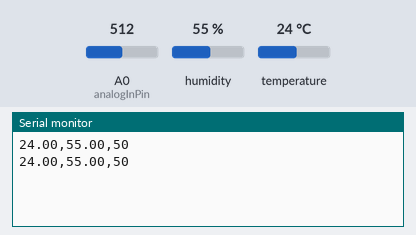
Recording of a sketch running on a simulated Arduino Uno, built with avr-gcc and run on an emulated ATmega328P. On the bench: the last lines printed to the serial monitor. The inputs (shaded band) are chosen by the test bench; at power-on: humidity 55 %, A0 (analogInPin) = 512, temperature 24 °C.

Above: at 3.8 s.
3.9 s: humidity set to 22 %
At 6.8 s:
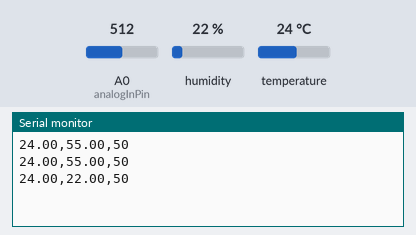
7.8 s: A0 (analogInPin) set to 716
At 10.0 s:
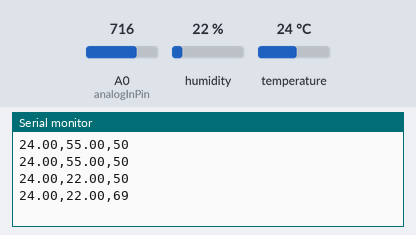
11.7 s: temperature set to 12 °C
At 13.2 s:
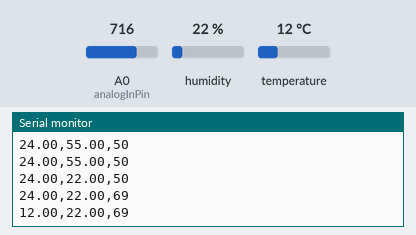
15.6 s: A0 (analogInPin) set to 900
At 19.2 s:
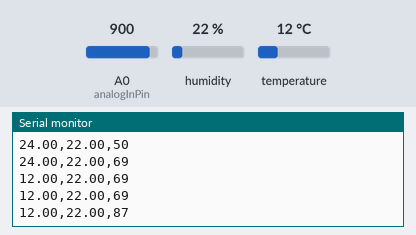
19.5 s: humidity set to 40 %
At 21.6 s:
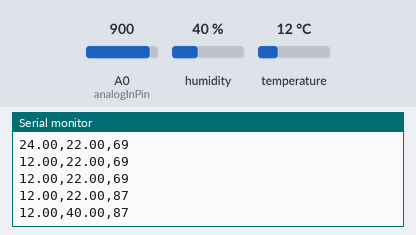
Timing chart, 0 to 23.1 s (numbered marks = the images above; inputs shaded):
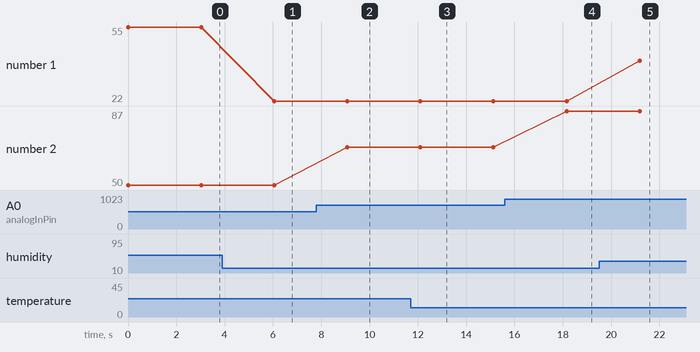

Measured:
- after the input at 3.9 s, the serial monitor: prints a new line after 2.2 s (image 1)
- after the input at 7.8 s, the serial monitor: prints a new line after 1.3 s (image 2)
- after the input at 11.7 s, the serial monitor: prints a new line after 0.40 s (image 3)
- after the input at 15.6 s, the serial monitor: prints a new line after 2.6 s (image 4)
- after the input at 19.5 s, the serial monitor: prints a new line after 1.7 s (image 5)
- plotted number 1: 55 → 22 after the input at 3.9 s, 22 → 40 after the input at 19.5 s
- plotted number 2: 50 → 69 after the input at 7.8 s, 69 → 87 after the input at 15.6 s

The sketch:

ComunitariasArduino.ino
```cpp
#include <DHT.h>
#include <DHT_U.h>
#define DHTPIN 8
#define DHTTYPE    DHT11
const int analogInPin = A0;
float sensorValue = 0;
int bateria = 0;
sensors_event_t event;
char lectura;
//INICIO SENSOR DE HUMEDAD Y TEMPERATURA////
DHT_Unified dht(DHTPIN, DHTTYPE);
void setup() {
  Serial.begin(9600);
  dht.begin();
}

void loop() {

  sensorValue = analogRead(analogInPin);
  dht.temperature().getEvent(&event);
  Serial.print(event.temperature);
  Serial.print(",");
  delay(10);
  dht.humidity().getEvent(&event);
  Serial.print(event.relative_humidity);
  Serial.print(",");
  delay(10);
  bateria = (sensorValue/1023)*100;
  Serial.println(bateria);
  delay(3000);
}
```
